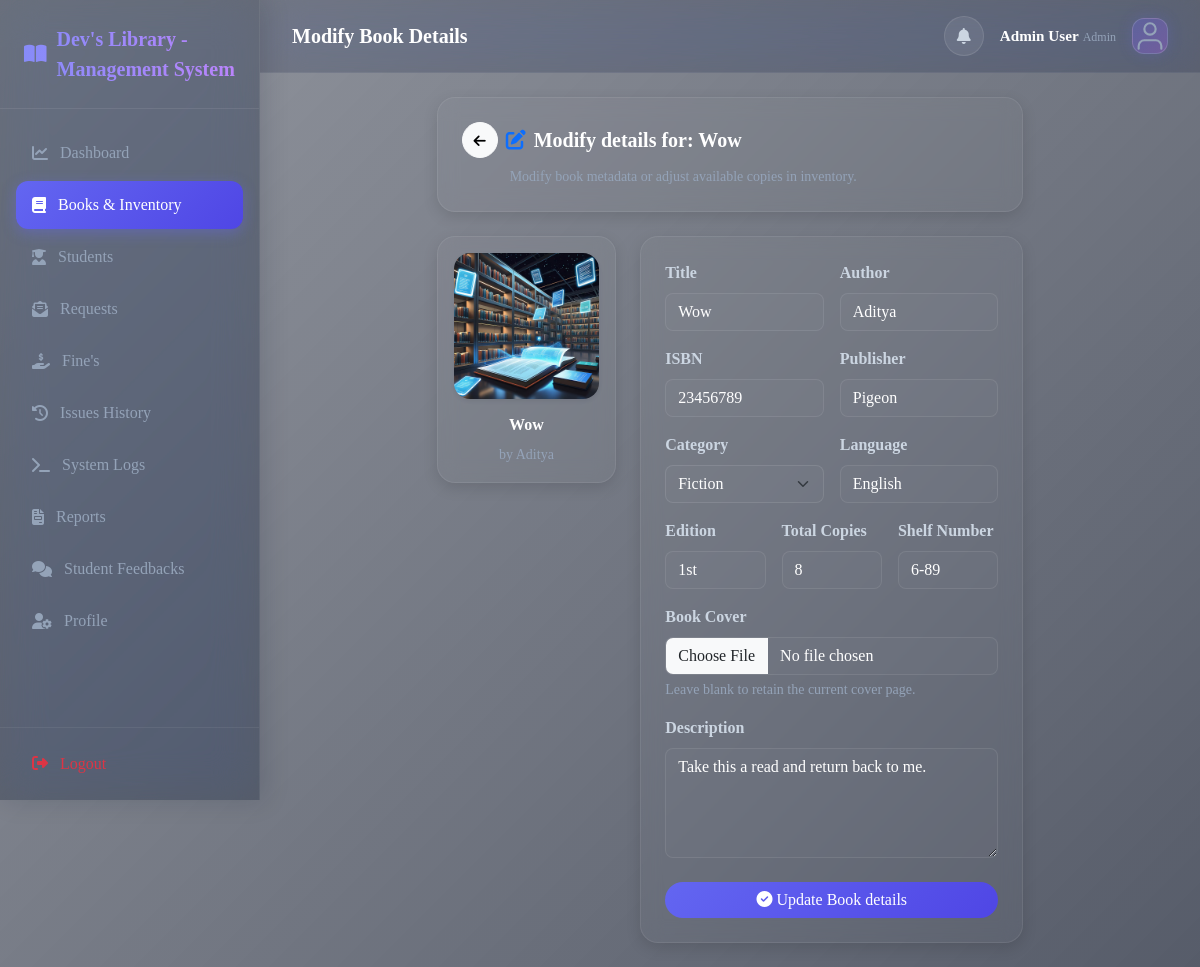
/books/1/edit (signed in), run on the app's committed database.
### models.py (models this page shows, shortened)
class Admin(db.Model, UserMixin):
    __tablename__ = 'admins'
    id = db.Column(db.Integer, primary_key=True)
    full_name = db.Column(db.String(120), nullable=False)
    email = db.Column(db.String(120), unique=True, nullable=False)
    password_hash = db.Column(db.String(200), nullable=False)
    created_at = db.Column(db.DateTime, default=datetime.utcnow)
    image = db.Column(db.String(200), default='default-avatar.svg')
    @property
    def is_admin(self):
        return True
    @property
    def user_type(self):
        return 'Admin'

class Book(db.Model):
    __tablename__ = 'books'
    id = db.Column(db.Integer, primary_key=True)
    title = db.Column(db.String(200), nullable=False)
    author = db.Column(db.String(150), nullable=False)
    isbn = db.Column(db.String(50), unique=True, nullable=False)
    category_id = db.Column(db.Integer, db.ForeignKey('categories.id'), nullable=False)
    publisher = db.Column(db.String(150), nullable=False)
    language = db.Column(db.String(50), nullable=False)
    edition = db.Column(db.String(20), nullable=False)
    total_copies = db.Column(db.Integer, default=1)
    available_copies = db.Column(db.Integer, default=1)
    shelf_number = db.Column(db.String(50), nullable=False)
    image = db.Column(db.String(200), default='default-book.png')
    description = db.Column(db.Text, nullable=True)
    created_at = db.Column(db.DateTime, default=datetime.utcnow)
    copies = db.relationship('BookCopy', backref='book', cascade='all, delete-orphan', lazy=True)
    issues = db.relationship('IssuedBook', backref='book', cascade='all, delete-orphan', lazy=True)
    requests = db.relationship('BookRequest', backref='book', cascade='all, delete-orphan', lazy=True)

### routes.py (the view, shortened to what this page needs)
@main.route('/books/<int:book_id>/edit', methods=['GET', 'POST'])
@login_required
@admin_required
def edit_book(book_id):
    book = Book.query.get_or_404(book_id)
    form = BookForm(obj=book)
    form.category.choices = [(c.id, c.category_name) for c in Category.query.all()]
    return render_template('edit_book.html', form=form, book=book)

### forms.py
class BookForm(FlaskForm):
    title = StringField('Title', validators=[DataRequired()])
    author = StringField('Author', validators=[DataRequired()])
    isbn = StringField('ISBN', validators=[DataRequired()])
    category = SelectField('Category', coerce=int, validators=[DataRequired()])
    publisher = StringField('Publisher', validators=[DataRequired()])
    language = StringField('Language', validators=[DataRequired()])
    edition = StringField('Edition', validators=[DataRequired()])
    total_copies = IntegerField('Total Copies', validators=[DataRequired(), NumberRange(min=1)])
    shelf_number = StringField('Shelf Number', validators=[DataRequired()])
    image = FileField('Book Cover', validators=[FileAllowed(['jpg', 'jpeg', 'png', 'gif'], 'Images only!')])
    description = TextAreaField('Description')
    submit = SubmitField('Save Book')

### models.py (called while the page is built)
@login_manager.user_loader
def load_user(user_id):
    if not user_id:
        return None
    user_type, _, uid = user_id.partition(':')
    if not uid.isdigit():
        return None
    if user_type == 'student':
        return Student.query.get(int(uid))
    if user_type == 'admin':
        return Admin.query.get(int(uid))
    return None

### routes.py (called while the page is built)
def admin_required(f):
    from functools import wraps
    @wraps(f)
    def decorated_function(*args, **kwargs):
        if not current_user.is_authenticated or not current_user.is_admin:
            flash('Access denied. Administrator privileges required.', 'danger')
            return redirect(url_for('main.dashboard'))
        return f(*args, **kwargs)
    return decorated_function

### templates/edit_book.html (shortened to what this page needs)
{% extends 'base.html' %}
{% block page_title %}Modify Book Details{% endblock %}
{% block content %}
<div class="row justify-content-center">
  <div class="col-lg-10 col-xl-8">
    <div class="card-glass p-4 mb-4">
      <div class="d-flex align-items-center gap-2 mb-2">
        <a href="{{ url_for('main.books') }}" class="btn btn-sm btn-light rounded-circle p-2" style="width:36px; height:36px;"><i class="fas fa-arrow-left"></i></a>
        <h5 class="fw-bold m-0"><i class="fas fa-edit me-2 text-primary"></i>Modify details for: {{ book.title }}</h5>
      </div>
      <p class="text-muted m-0 ms-5" style="font-size:0.875rem;">Modify book metadata or adjust available copies in inventory.</p>
    </div>
    <div class="row g-4">
      <div class="col-md-4">
        <div class="card-glass p-3 text-center">
          <img src="{{ url_for('static', filename='images/' + book.image) }}" class="img-fluid rounded-4 shadow-sm mb-3" style="max-height: 280px; object-fit: cover;" alt="cover">
          <h6 class="fw-bold text-truncate">{{ book.title }}</h6>
          <small class="text-muted">by {{ book.author }}</small>
        </div>
      </div>
      <div class="col-md-8">
        <div class="card-glass p-4">
          <form method="POST" action="{{ url_for('main.edit_book', book_id=book.id) }}" enctype="multipart/form-data">
            <div class="row g-3">
              <div class="col-md-6">
                {{ form.title.label(class_='form-label fw-bold') }}
                {{ form.title(class_='form-control rounded-3') }}
              </div>
              <div class="col-md-6">
                {{ form.author.label(class_='form-label fw-bold') }}
                {{ form.author(class_='form-control rounded-3') }}
              </div>
              <div class="col-md-6">
                {{ form.isbn.label(class_='form-label fw-bold') }}
                {{ form.isbn(class_='form-control rounded-3') }}
              </div>
              <div class="col-md-6">
                {{ form.publisher.label(class_='form-label fw-bold') }}
                {{ form.publisher(class_='form-control rounded-3') }}
              </div>
              <div class="col-md-6">
                {{ form.category.label(class_='form-label fw-bold') }}
                {{ form.category(class_='form-select rounded-3') }}
              </div>
              <div class="col-md-6">
                {{ form.language.label(class_='form-label fw-bold') }}
                {{ form.language(class_='form-control rounded-3') }}
              </div>
              <div class="col-md-4">
                {{ form.edition.label(class_='form-label fw-bold') }}
                {{ form.edition(class_='form-control rounded-3') }}
              </div>
              <div class="col-md-4">
                {{ form.total_copies.label(class_='form-label fw-bold') }}
                {{ form.total_copies(class_='form-control rounded-3') }}
              </div>
              <div class="col-md-4">
                {{ form.shelf_number.label(class_='form-label fw-bold') }}
                {{ form.shelf_number(class_='form-control rounded-3') }}
              </div>
              <div class="col-12">
                {{ form.image.label(class_='form-label fw-bold') }}
                {{ form.image(class_='form-control rounded-3') }}
                <small class="text-muted d-block mt-1">Leave blank to retain the current cover page.</small>
              </div>
              <div class="col-12">
                {{ form.description.label(class_='form-label fw-bold') }}
                {{ form.description(class_='form-control rounded-3', rows=4) }}
              </div>
            </div>
            <div class="d-grid mt-4">
              <button type="submit" class="btn btn-primary bg-primary-grad border-0 rounded-pill py-2.5">
                <i class="fas fa-check-circle me-1"></i>Update Book details
              </button>
            </div>
          </form>
        </div>
      </div>
    </div>
  </div>
</div>
{% endblock %}

### templates/base.html (shortened to what this page needs)
<!DOCTYPE html>
<html lang="en">
<head>
  <link href="https://cdnjs.cloudflare.com/ajax/libs/font-awesome/6.4.0/css/all.min.css" rel="stylesheet" />
  <link href="https://cdnjs.cloudflare.com/ajax/libs/bootstrap/5.3.3/css/bootstrap.min.css" rel="stylesheet" />
  <link rel="stylesheet" href="{{ url_for('static', filename='css/app.css') }}" />
</head>
<body class="dashboard-page">
  <video autoplay loop muted playsinline class="bg-video">
    <source src="{{ url_for('static', filename='images/Video Libraray.mp4') }}" type="video/mp4">
  </video>
  <div class="app-wrapper">
    <aside class="sidebar">
      <div class="brand">
        <i class="fas fa-book-open"></i>
        <span> Dev's Library - Management System</span>
      </div>
      <ul class="sidebar-menu">
        {% if current_user.is_authenticated %}
        {% if current_user.is_admin %}
        <li class="{% if request.endpoint == 'main.dashboard' %}active{% endif %}">
          <a href="{{ url_for('main.dashboard') }}"><i class="fas fa-chart-line"></i> Dashboard</a>
        </li>
        <li class="{% if request.endpoint in ['main.books', 'main.add_book', 'main.edit_book'] %}active{% endif %}">
          <a href="{{ url_for('main.books') }}"><i class="fas fa-book"></i> Books & Inventory</a>
        </li>
        <li
          class="{% if request.endpoint in ['main.students_view', 'main.add_student', 'main.edit_student', 'main.student_history'] %}active{% endif %}">
          <a href="{{ url_for('main.students_view') }}"><i class="fas fa-user-graduate"></i> Students</a>
        </li>
        <li class="{% if request.endpoint == 'main.admin_requests' %}active{% endif %}">
          <a href="{{ url_for('main.admin_requests') }}">
            <i class="fas fa-envelope-open-text"></i> Requests
          </a>
        </li>
        <li class="{% if request.endpoint == 'main.fines_view' %}active{% endif %}">
          <a href="{{ url_for('main.fines_view') }}"><i class="fas fa-hand-holding-usd"></i> Fine's</a>
        </li>
        <li class="{% if request.endpoint == 'main.history' and not student_id %}active{% endif %}">
          <a href="{{ url_for('main.history') }}"><i class="fas fa-history"></i> Issues History</a>
        </li>
        <li class="{% if request.endpoint == 'main.logs_view' %}active{% endif %}">
          <a href="{{ url_for('main.logs_view') }}"><i class="fas fa-terminal"></i> System Logs</a>
        </li>
        <li class="{% if request.endpoint == 'main.reports_view' %}active{% endif %}">
          <a href="{{ url_for('main.reports_view') }}"><i class="fas fa-file-invoice"></i> Reports</a>
        </li>
        <li class="{% if request.endpoint == 'main.admin_feedback_view' %}active{% endif %}">
          <a href="{{ url_for('main.admin_feedback_view') }}"><i class="fas fa-comments"></i> Student Feedbacks</a>
        </li>
        <li class="{% if request.endpoint == 'main.profile' %}active{% endif %}">
          <a href="{{ url_for('main.profile') }}"><i class="fas fa-user-cog"></i> Profile</a>
        </li>
        {% endif %}
        {% endif %}
      </ul>
      <div class="sidebar-footer">
        <a href="{{ url_for('main.logout') }}" class="btn btn-outline-danger w-100 border-0 text-start ps-3 py-2">
          <i class="fas fa-sign-out-alt me-2"></i> Logout
        </a>
      </div>
    </aside>
    <main class="main-content">
      <nav class="top-navbar">
        <div class="d-flex align-items-center">
          <h1 class="page-title">
            {% block page_title %}Dashboard{% endblock %}
          </h1>
        </div>
        <div class="d-flex align-items-center gap-3">
          {% if current_user.is_authenticated %}
          <a href="{{ url_for('main.notifications') }}" class="btn btn-light position-relative p-2 rounded-circle"
            style="width:40px; height:40px;">
            <i class="fas fa-bell text-secondary"></i>
          </a>
          <div class="d-flex flex-column text-end d-none d-sm-block">
            <span class="fw-bold" style="font-size:0.95rem;">{{ current_user.full_name }}</span>
            <span class="text-muted" style="font-size:0.75rem;">{{ current_user.user_type }}</span>
          </div>
          <a href="{{ url_for('main.profile') }}">
            <img class="profile-avatar-circle"
              src="{{ url_for('static', filename='images/' + (current_user.image or 'default-avatar.svg')) }}"
              style="width:36px; height:36px; border-radius:12px; object-fit:cover; border: 1px solid rgba(255, 255, 255, 0.15); background: rgba(255,255,255,0.08);"
              alt="Avatar">
          </a>
          {% endif %}
        </div>
      </nav>
      <div class="container-fluid p-4">
        {% block content %}{% endblock %}
      </div>
    </main>
  </div>
</body>
</html>

### data on the page
Admin: full_name "Admin User", image (placeholder picture)
Book: title "Wow", image (picture), author "Aditya", isbn "23456789", publisher "Pigeon", category "Fiction", language "English", edition "1st", total_copies "8", shelf_number "6-89", description "Take this a read and return back to me."

### other printed values
{{ current_user.user_type }} "Admin"
